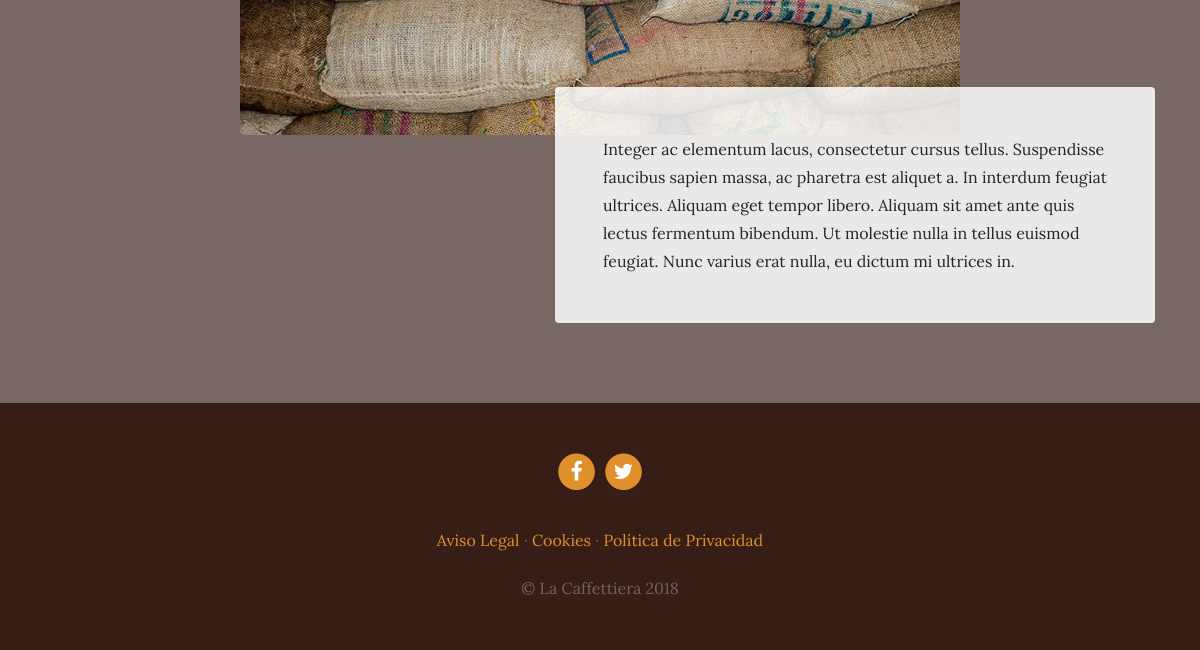
/services/ (lower part), run on an earlier commit of the app's database.
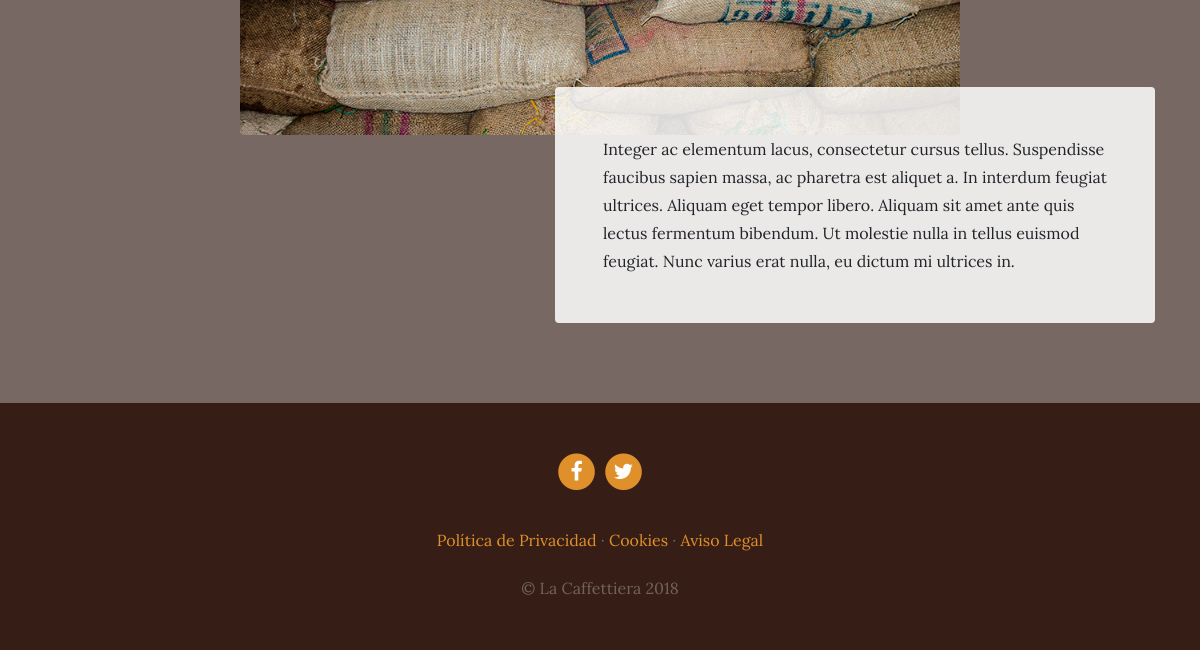
And on a later commit of the database.
### services/models.py (models this page shows, shortened)
class Service(models.Model):
    title = models.CharField(max_length=200, verbose_name='Titulo')
    subtitle = models.CharField(max_length=200, verbose_name='Subitulo')
    content = models.TextField(verbose_name='Contenido')
    image = models.ImageField(upload_to='services', verbose_name='Imagen')
    created = models.DateTimeField(auto_now_add=True, verbose_name='Creacion')
    updated = models.DateTimeField(auto_now=True, verbose_name='Actualizacion')
    class Meta:
        verbose_name = 'servicio'
        verbose_name_plural = 'servicios'
        ordering = ['-created']

### social/models.py (models this page shows, shortened)
class Link(models.Model):
    key = models.SlugField(max_length=100, unique=True, verbose_name="Slug")
    name = models.CharField(max_length=100, verbose_name="Red Social")
    url = models.URLField(max_length=200, null=True, blank=True, verbose_name="URL")
    created = models.DateTimeField(auto_now_add=True, verbose_name='Creacion')
    updated = models.DateTimeField(auto_now=True, verbose_name='Actualizacion')
    class Meta:
        verbose_name = 'enlace'
        verbose_name_plural = 'enlaces'
        ordering = ['name']

### pages/models.py (models this page shows, shortened)
class Page(models.Model):
    title = models.CharField(max_length=200, verbose_name="Titulo")
    content = RichTextField(verbose_name="Contenido")
    created = models.DateTimeField(auto_now_add=True, verbose_name='Creacion')
    order = models.SmallIntegerField(default=0, verbose_name="Orden")
    updated = models.DateTimeField(auto_now=True, verbose_name='Actualizacion')
    class Meta:
        verbose_name = 'pagina'
        verbose_name_plural = 'paginas'
        ordering = ['order', 'title']

### services/views.py (the view)
# urls.py: path('services/', include('services.urls')),
def services(request):
    services = Service.objects.all()
    return render(request, 'services/services.html', {'services': services})

### pages/templatetags/pages_extras.py (called while the page is built)
@register.simple_tag
def get_page_list():
    pages = Page.objects.all()
    return pages

### social/processors.py (called while the page is built)
def ctx_dict(request):
    ctx = {}
    socials = []
    links = Link.objects.all()
    for link in links:
        socials.append({
            'key': link.key,
            'name': link.name,
            'url': link.url,
        })
    ctx['socials'] = socials
    return ctx

### services/templates/services/services.html (shortened to what this page needs)
{% extends 'core/base.html' %} {% load static %}
{% block content %}
{% for service in services reversed %}
   <section class="page-section">
      <div class="container">
         <div class="product-item">
            <img
               class="product-item-img mx-auto d-flex rounded img-fluid mb-3 mb-lg-0"
               src="{{ service.image.url }}"
               alt=""
            />
            <div class="product-item-description d-flex ml-auto">
               <div class="bg-faded p-5 rounded">
                  <p class="mb-0">
                     {{ service.content }}
                  </p>
               </div>
            </div>
         </div>
      </div>
   </section>
{% endfor %}
{% endblock %}

### core/templates/core/base.html (shortened to what this page needs)
<!DOCTYPE html>
<html lang="es">
<head>
    {% load static %}
    <link href="{% static 'core/vendor/bootstrap/css/bootstrap.min.css' %}" rel="stylesheet" />
    <link href="{% static 'core/vendor/font-awesome/css/font-awesome.min.css' %}" rel="stylesheet" type="text/css" />
    <link href="{% static 'core/css/business-casual.css' %}" rel="stylesheet" />
</head>
<body>
    {% block content %}{% endblock %}
    <footer class="footer text-faded text-center py-5 ">
        <div class="container ">
            <p class="m-0 ">
                {% for social in socials %} {% if social.url != None %}
                <a href="{{ social.url }}" target="_blank" class="link ">
                    <span class="fa-stack fa-lg ">
                        <i class="fa fa-circle fa-stack-2x "></i>
                        <i class="fa fa-{{social.key}} fa-stack-1x fa-inverse "></i>
                    </span>
                </a>
                {% endif %} {% endfor %}
            </p>
            <p class="m-0 mbt ">
                {% load pages_extras %}
                {% get_page_list as page_list %}
                {% for page in page_list %}
                    <a href="{% url 'page' page.id page.title|slugify %}" class="link ">
                        {{ page.title }}
                    </a>
                    {% if not forloop.last %} · {% endif %}
                {% endfor %}
            </p>
            <p class="m-0 mbt1 ">&copy; La Caffettiera 2018</p>
        </div>
    </footer>
</body>
</html>

### core/static/core/css/business-casual.css (style rules this page uses)
body { font-family: 'Lora'; background: linear-gradient(rgba(47, 23, 15, 0.65), rgba(47, 23, 15, 0.65)), url("../img/bg.jpg"); background-attachment: fixed; background-position: center; background-size: cover; }
p { line-height: 1.75; }
.text-faded { color: rgba(255, 255, 255, 0.3); }
.page-section { margin-top: 5rem; margin-bottom: 5rem; }
.bg-faded { background-color: rgba(255, 255, 255, 0.85); }
@media (min-width: 992px) { .product-item .product-item-img { position: relative; z-index: 0; max-width: 60vw; } }
@media (min-width: 992px) { .product-item .product-item-description { position: relative; z-index: 1; margin-top: -3rem; max-width: 50vw; } }
.footer { background-color: rgba(47, 23, 15, 0.9); }
.mbt { padding-top: 2rem; }
.mbt1 { padding-top: 1.25rem; }
a.link { color: #df902a; }

What changed in the data, as far as the page shows it:
changed Page "Política de Privacidad": now shows "·"; moves up the list
changed Page "Cookies": moves down the list
changed Page "Aviso Legal": no longer shows "·"
